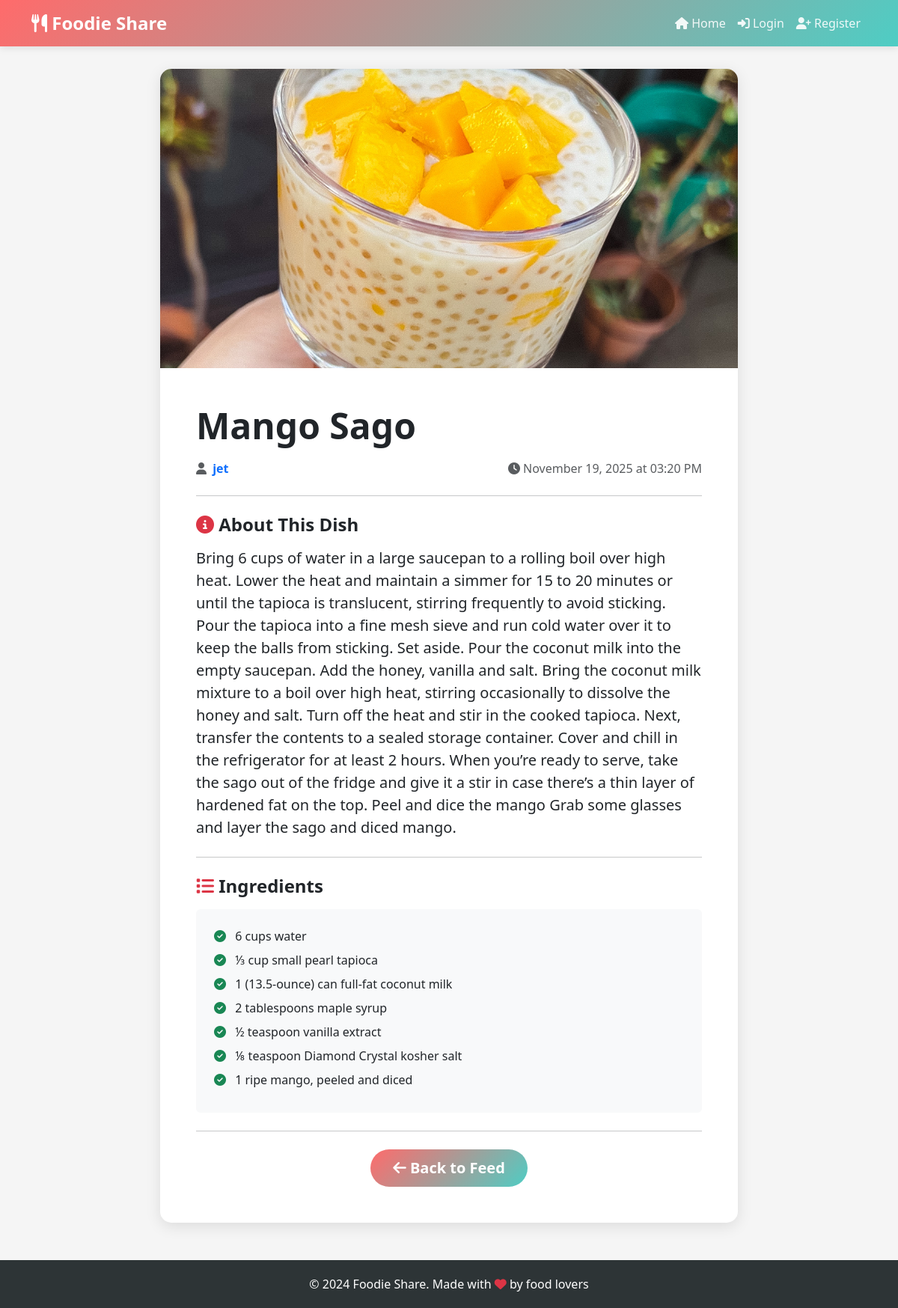
Screenshot of /post/3 with the database file from the repository.
### app.py (models this page shows, shortened)
class Post(db.Model):
    id = db.Column(db.Integer, primary_key=True)
    dish_name = db.Column(db.String(200), nullable=False)
    ingredients = db.Column(db.Text, nullable=False)
    description = db.Column(db.Text)
    image_filename = db.Column(db.String(300))
    user_id = db.Column(db.Integer, db.ForeignKey('user.id'), nullable=False)
    created = db.Column(db.DateTime, nullable=False, default=db.func.current_timestamp())

class User(db.Model):
    id = db.Column(db.Integer, primary_key=True)
    username = db.Column(db.String(80), unique=True, nullable=False)
    email = db.Column(db.String(120), unique=True, nullable=False)
    password = db.Column(db.String(200), nullable=False)
    created = db.Column(db.DateTime, nullable=False, default=db.func.current_timestamp())
    posts = db.relationship('Post', backref='author', lazy=True, cascade='all, delete-orphan')

### app.py (the view)
@app.route('/post/<int:id>')
def view_post(id):
    post = Post.query.get_or_404(id)
    return render_template('view_post.html', post=post)

### templates/view_post.html (shortened to what this page needs)
{% extends "base.html" %}
{% block content %}
<div class="row justify-content-center">
    <div class="col-lg-8">
        <div class="card">
            {% if post.image_filename %}
            <img src="{{ url_for('static', filename='uploads/' + post.image_filename) }}"
                 class="card-img-top"
                 alt="{{ post.dish_name }}"
                 style="height: 400px; object-fit: cover;">
            {% else %}
            <div class="card-img-top bg-light d-flex align-items-center justify-content-center" style="height: 400px;">
                <i class="fas fa-image fa-5x text-muted"></i>
            </div>
            {% endif %}
            <div class="card-body p-5">
                <div class="mb-4">
                    <h1 class="display-5 fw-bold mb-3">{{ post.dish_name }}</h1>
                    <div class="d-flex align-items-center justify-content-between mb-3">
                        <div>
                            <i class="fas fa-user text-muted"></i>
                            <a href="{{ url_for('profile', username=post.author.username) }}"
                               class="text-decoration-none fw-bold ms-1">
                                {{ post.author.username }}
                            </a>
                        </div>
                        <div class="text-muted">
                            <i class="fas fa-clock"></i>
                            {{ post.created.strftime('%B %d, %Y at %I:%M %p') }}
                        </div>
                    </div>
                </div>
                <hr class="my-4">
                {% if post.description %}
                <div class="mb-4">
                    <h4 class="fw-bold mb-3">
                        <i class="fas fa-info-circle text-danger"></i> About This Dish
                    </h4>
                    <p class="lead">{{ post.description }}</p>
                </div>
                <hr class="my-4">
                {% endif %}
                <div class="mb-4">
                    <h4 class="fw-bold mb-3">
                        <i class="fas fa-list text-danger"></i> Ingredients
                    </h4>
                    <div class="bg-light p-4 rounded">
                        {% for ingredient in post.ingredients.split('\n') %}
                            {% if ingredient.strip() %}
                            <div class="mb-2">
                                <i class="fas fa-check-circle text-success"></i>
                                <span class="ms-2">{{ ingredient }}</span>
                            </div>
                            {% endif %}
                        {% endfor %}
                    </div>
                </div>
                <hr class="my-4">
                <div class="text-center">
                    <a href="{{ url_for('index') }}" class="btn btn-custom btn-lg">
                        <i class="fas fa-arrow-left"></i> Back to Feed
                    </a>
                </div>
            </div>
        </div>
    </div>
</div>
{% endblock %}

### templates/base.html (style rules this page uses)
:root { --primary-color: #ff6b6b; --secondary-color: #4ecdc4; --dark: #2d3436; --light: #f8f9fa; }
body { font-family: 'Segoe UI', Tahoma, Geneva, Verdana, sans-serif; background-color: #f5f5f5; }
.btn-custom { background: linear-gradient(135deg, var(--primary-color), var(--secondary-color)); border: none; color: white; font-weight: 600; padding: 10px 30px; border-radius: 25px; transition: all 0.3s; }
.card { border: none; border-radius: 15px; box-shadow: 0 5px 20px rgba(0,0,0,0.1); transition: all 0.3s; overflow: hidden; }
.card-img-top { height: 250px; object-fit: cover; }

### rows the page displays
Post: image_filename (picture), dish_name "Mango Sago", created "November 19, 2025 at 03:20 PM", description "Bring 6 cups of water in a large saucepan to a rolling boil over high heat. Lower the heat and maintain a simmer for 15 to 20 minutes or until the tapioca is translucent, stirring frequently to avoid sticking. Pour the tapioca into a fine mesh sieve and run cold water over it to keep the balls from sticking. Set aside. Pour the coconut milk into the empty saucepan. Add the honey, vanilla and salt. Bring the coconut milk mixture to a boil over high heat, stirring occasionally to dissolve the honey and salt. Turn off the heat and stir in the cooked tapioca. Next, transfer the contents to a sealed storage container. Cover and chill in the refrigerator for at least 2 hours. When you’re ready to…"
User: author.username "jet"

### other values shown
{{ ingredient }} "6 cups water" "⅓ cup small pearl tapioca" "1 (13.5-ounce) can full-fat coconut milk" "2 tablespoons maple syrup" "½ teaspoon vanilla extract" "⅛ teaspoon Diamond Crystal kosher salt" "1 ripe mango, peeled and diced"
